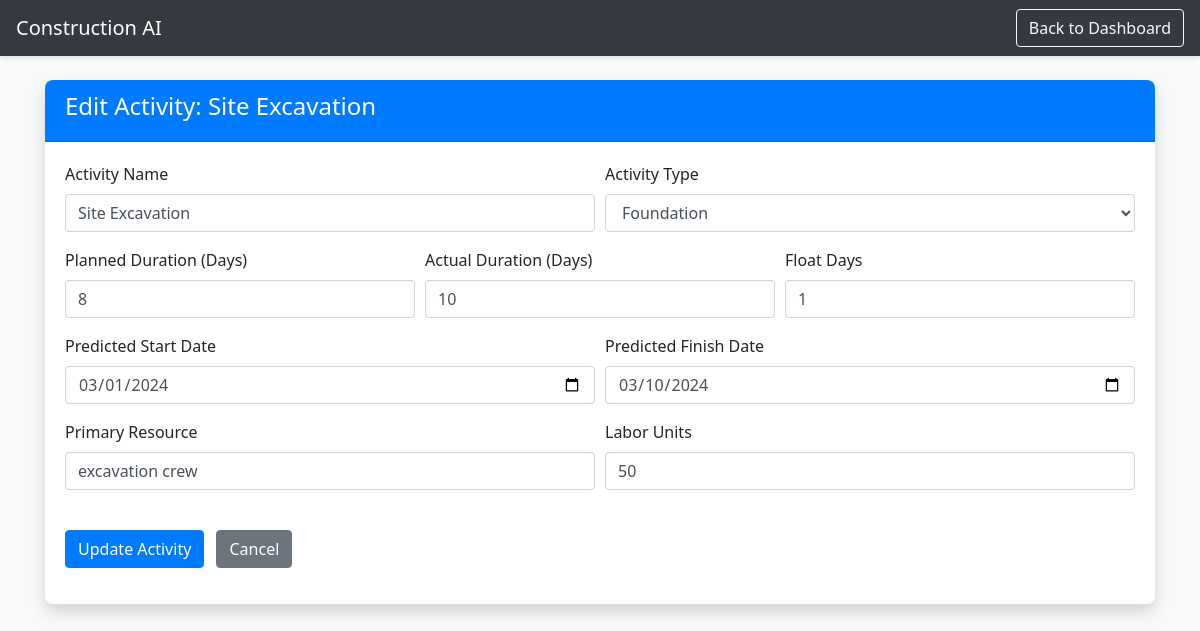
Screenshot of /edit_project/2 (signed in) with the database file from the repository.
### app.py (models this page shows)
class Project(db.Model):
    __tablename__ = 'projects'
    id = db.Column(db.Integer, primary_key=True)
    activity = db.Column(db.String(100), nullable=False)
    activity_type = db.Column(db.String(50))
    float_days = db.Column(db.Integer)
    primary_resource = db.Column(db.String(50))
    delay_probability = db.Column(db.Float)
    planned_duration = db.Column(db.Integer, nullable=False)
    actual_duration = db.Column(db.Integer, nullable=False)
    predicted_duration = db.Column(db.Integer)
    predicted_start = db.Column(db.Date)
    predicted_finish = db.Column(db.Date)
    planned_expense = db.Column(db.Float)
    labor_units = db.Column(db.Integer)
    admin_id = db.Column(db.Integer, db.ForeignKey('users.id'))

### app.py (the view, shortened to what this page needs)
@app.route('/edit_project/<int:id>', methods=['GET', 'POST'])
@login_required
def edit_project(id):
    if current_user.role != 'admin':
        flash('Permission denied', 'danger')
        return redirect(url_for('dashboard'))
    project = Project.query.get_or_404(id)
    if request.method == 'GET':
        return render_template('edit_project.html', project=project)

### app.py (called while the page is built)
@login_manager.user_loader
def load_user(user_id):
    return User.query.get(int(user_id))

### templates/edit_project.html (shortened to what this page needs)
<!DOCTYPE html>
<html>
<head>
    <link rel="stylesheet" href="https://stackpath.bootstrapcdn.com/bootstrap/4.5.2/css/bootstrap.min.css">
    <link rel="stylesheet" href="{{ url_for('static', filename='style.css') }}">
</head>
<body class="bg-light">
    <nav class="navbar navbar-dark bg-dark">
        <a class="navbar-brand" href="/dashboard">Construction AI</a>
        <a href="/dashboard" class="btn btn-outline-light">Back to Dashboard</a>
    </nav>
    <div class="container mt-4">
        <div class="card shadow">
            <div class="card-header bg-primary text-white">
                <h4>Edit Activity: {{ project.activity }}</h4>
            </div>
            <div class="card-body">
                <form method="POST">
                    <div class="form-row">
                        <div class="form-group col-md-6">
                            <label>Activity Name</label>
                            <input type="text" name="activity" class="form-control"
                                   value="{{ project.activity }}" required>
                        </div>
                        <div class="form-group col-md-6">
                            <label>Activity Type</label>
                            <select name="activity_type" class="form-control" required>
                                <option value="Foundation" {% if project.activity_type == 'Foundation' %}selected{% endif %}>Foundation</option>
                            </select>
                        </div>
                    </div>
                    <div class="form-row">
                        <div class="form-group col-md-4">
                            <label>Planned Duration (Days)</label>
                            <input type="number" name="planned_duration" class="form-control"
                                   value="{{ project.planned_duration }}" required>
                        </div>
                        <div class="form-group col-md-4">
                            <label>Actual Duration (Days)</label>
                            <input type="number" name="actual_duration" class="form-control"
                                   value="{{ project.actual_duration }}" required>
                        </div>
                        <div class="form-group col-md-4">
                            <label>Float Days</label>
                            <input type="number" name="float_days" class="form-control"
                                   value="{{ project.float_days }}" required>
                        </div>
                    </div>
                    <div class="form-row">
                        <div class="form-group col-md-6">
                            <label>Predicted Start Date</label>
                            <input type="date" name="predicted_start" class="form-control"
                                   value="{{ project.predicted_start.strftime('%Y-%m-%d') }}" required>
                        </div>
                        <div class="form-group col-md-6">
                            <label>Predicted Finish Date</label>
                            <input type="date" name="predicted_finish" class="form-control"
                                   value="{{ project.predicted_finish.strftime('%Y-%m-%d') }}" required>
                        </div>
                    </div>
                    <div class="form-row">
                        <div class="form-group col-md-6">
                            <label>Primary Resource</label>
                            <input type="text" name="primary_resource" class="form-control"
                                   value="{{ project.primary_resource }}" required>
                        </div>
                        <div class="form-group col-md-6">
                            <label>Labor Units</label>
                            <input type="number" name="labor_units" class="form-control"
                                   value="{{ project.labor_units }}" required>
                        </div>
                    </div>
                    <div class="form-group mt-4">
                        <button type="submit" class="btn btn-primary mr-2">Update Activity</button>
                        <a href="/dashboard" class="btn btn-secondary">Cancel</a>
                    </div>
                </form>
            </div>
        </div>
    </div>
</body>
</html>
</body>
</html>

### static/style.css (style rules this page uses)
body { background-color: #f8f9fa; font-family: 'Segoe UI', Tahoma, Geneva, Verdana, sans-serif; }
.navbar { box-shadow: 0 2px 4px rgba(0,0,0,.1); }
.card { border: none; border-radius: 0.5rem; box-shadow: 0 0.15rem 1.75rem 0 rgba(58, 59, 69, 0.15); }
.card-header { border-radius: 0.5rem 0.5rem 0 0 !important; }

### rows the page displays
Project: activity "Site Excavation", activity_type "Foundation", planned_duration "8", actual_duration "10", float_days "1", predicted_start "03/01/2024", predicted_finish "03/10/2024", primary_resource "excavation crew", labor_units "50"
